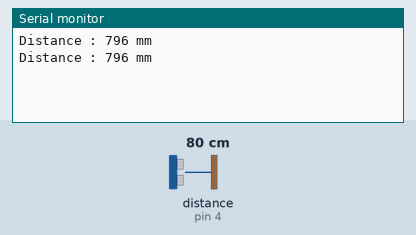
The sketch below on a simulated Arduino Uno, built with avr-gcc and run on an emulated ATmega328P. Parts: the last lines printed to the serial monitor. Wiring (inferred from the names in the program): ultrasonic range finder: trigger pin 2; echo pin 4. Inputs (shaded band) come from the test bench; at power-on: distance to the obstacle (sensor on pin 4) 80 cm. The echo pulse lasts 58.3 µs per cm.

Above: at 1.8 s.
1.9 s: distance to the obstacle (sensor on pin 4) set to 2 cm
At 2.7 s:
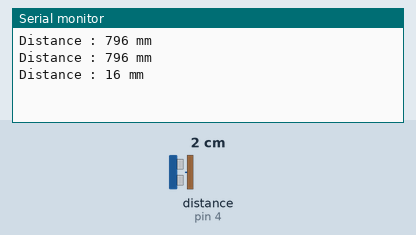
3.4 s: distance to the obstacle (sensor on pin 4) set to 4 cm
At 4.3 s:
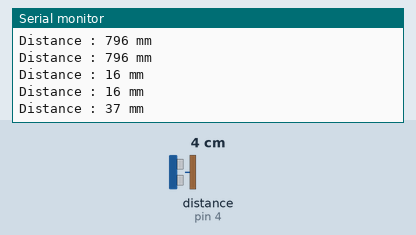
Timing chart, 0 to 6.4 s (numbered marks = the images above; inputs shaded):
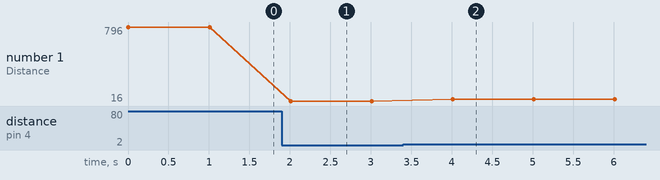

The sketch:

Water_Level_Detector.ino
```cpp
#include <Wire.h>
#define echoPin 4
#define trigPin 2
long duration, distance;

void setup() {
  // put your setup code here, to run once:
  Serial.begin(9600);
  pinMode(trigPin, OUTPUT);
  pinMode(echoPin, INPUT);
}

void loop() {
  // put your main code here, to run repeatedly:
  digitalWrite(trigPin, LOW);
  delayMicroseconds(2);
  digitalWrite(trigPin, HIGH);
  delayMicroseconds(10);
  digitalWrite(trigPin, LOW);

  duration = pulseIn(echoPin, HIGH);
  distance = duration * 0.343 / 2;
  String disp = String(distance);

  Serial.print("Distance : ");
  Serial.print(disp);
  Serial.println(" mm");
  delay(1000);
}
```

Measured:
- after the input at 1.9 s, the serial monitor: prints a new line after 0.11 s (image 1)
- after the input at 3.4 s, the serial monitor: prints a new line after 0.61 s (image 2)
- plotted number 1: 796 → 16 after the input at 1.9 s, 16 → 37 after the input at 3.4 s
